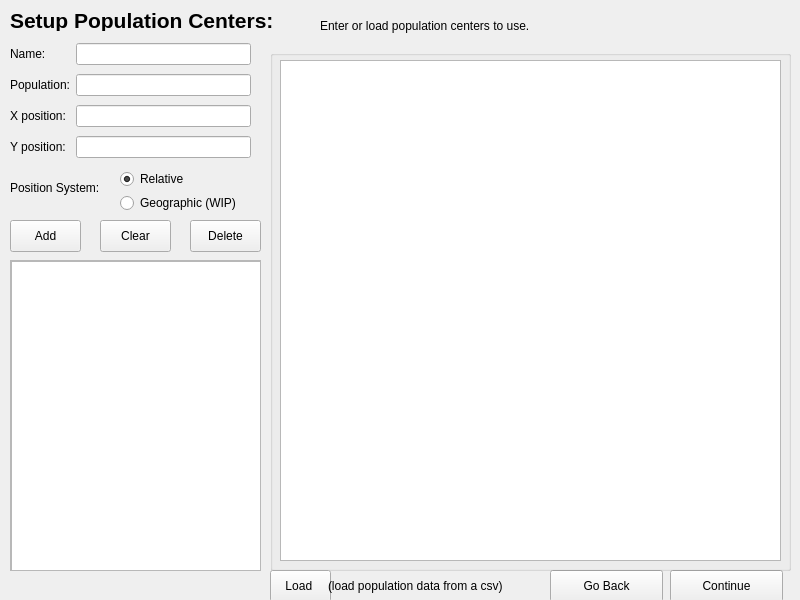
<?xml version="1.0" encoding="UTF-8"?>
<ui version="4.0">
 <class>setupMap</class>
 <widget class="QWidget" name="setupMap">
  <property name="geometry">
   <rect>
    <x>0</x>
    <y>0</y>
    <width>800</width>
    <height>600</height>
   </rect>
  </property>
  <property name="windowTitle">
   <string>Form</string>
  </property>
  <widget class="QPushButton" name="back">
   <property name="geometry">
    <rect>
     <x>550</x>
     <y>570</y>
     <width>113</width>
     <height>32</height>
    </rect>
   </property>
   <property name="text">
    <string>Go Back</string>
   </property>
  </widget>
  <widget class="QPushButton" name="continue_2">
   <property name="geometry">
    <rect>
     <x>670</x>
     <y>570</y>
     <width>113</width>
     <height>32</height>
    </rect>
   </property>
   <property name="text">
    <string>Continue</string>
   </property>
  </widget>
  <widget class="QLabel" name="header">
   <property name="geometry">
    <rect>
     <x>10</x>
     <y>10</y>
     <width>301</width>
     <height>21</height>
    </rect>
   </property>
   <property name="font">
    <font>
     <pointsize>16</pointsize>
     <weight>75</weight>
     <bold>true</bold>
    </font>
   </property>
   <property name="text">
    <string>Setup Population Centers:</string>
   </property>
  </widget>
  <widget class="QGroupBox" name="groupBox">
   <property name="geometry">
    <rect>
     <x>270</x>
     <y>50</y>
     <width>521</width>
     <height>521</height>
    </rect>
   </property>
   <property name="title">
    <string/>
   </property>
   <widget class="QGraphicsView" name="preview">
    <property name="geometry">
     <rect>
      <x>10</x>
      <y>10</y>
      <width>501</width>
      <height>501</height>
     </rect>
    </property>
   </widget>
  </widget>
  <widget class="QScrollArea" name="scrollArea">
   <property name="geometry">
    <rect>
     <x>10</x>
     <y>260</y>
     <width>251</width>
     <height>311</height>
    </rect>
   </property>
   <property name="widgetResizable">
    <bool>true</bool>
   </property>
   <widget class="QWidget" name="scrollAreaWidgetContents">
    <property name="geometry">
     <rect>
      <x>0</x>
      <y>0</y>
      <width>249</width>
      <height>309</height>
     </rect>
    </property>
    <widget class="QTableWidget" name="table">
     <property name="geometry">
      <rect>
       <x>0</x>
       <y>0</y>
       <width>251</width>
       <height>311</height>
      </rect>
     </property>
    </widget>
   </widget>
  </widget>
  <widget class="QPushButton" name="add">
   <property name="geometry">
    <rect>
     <x>10</x>
     <y>220</y>
     <width>71</width>
     <height>32</height>
    </rect>
   </property>
   <property name="text">
    <string>Add</string>
   </property>
  </widget>
  <widget class="QPushButton" name="clear">
   <property name="geometry">
    <rect>
     <x>100</x>
     <y>220</y>
     <width>71</width>
     <height>32</height>
    </rect>
   </property>
   <property name="text">
    <string>Clear</string>
   </property>
  </widget>
  <widget class="QLabel" name="posType">
   <property name="geometry">
    <rect>
     <x>10</x>
     <y>180</y>
     <width>121</width>
     <height>16</height>
    </rect>
   </property>
   <property name="text">
    <string>Position System:</string>
   </property>
  </widget>
  <widget class="QWidget" name="gridLayoutWidget">
   <property name="geometry">
    <rect>
     <x>10</x>
     <y>40</y>
     <width>241</width>
     <height>121</height>
    </rect>
   </property>
   <layout class="QGridLayout" name="gridLayout">
    <item row="3" column="0">
     <widget class="QLabel" name="y_lat">
      <property name="text">
       <string>Y position:</string>
      </property>
     </widget>
    </item>
    <item row="2" column="0">
     <widget class="QLabel" name="x_long">
      <property name="text">
       <string>X position:</string>
      </property>
     </widget>
    </item>
    <item row="1" column="0">
     <widget class="QLabel" name="population">
      <property name="text">
       <string>Population:</string>
      </property>
     </widget>
    </item>
    <item row="0" column="0">
     <widget class="QLabel" name="name">
      <property name="text">
       <string>Name:</string>
      </property>
     </widget>
    </item>
    <item row="1" column="1">
     <widget class="QLineEdit" name="popValue"/>
    </item>
    <item row="0" column="1">
     <widget class="QLineEdit" name="nameValue"/>
    </item>
    <item row="2" column="1">
     <widget class="QLineEdit" name="xlongValue"/>
    </item>
    <item row="3" column="1">
     <widget class="QLineEdit" name="ylatValue"/>
    </item>
   </layout>
  </widget>
  <widget class="QPushButton" name="delete_2">
   <property name="geometry">
    <rect>
     <x>190</x>
     <y>220</y>
     <width>71</width>
     <height>32</height>
    </rect>
   </property>
   <property name="text">
    <string>Delete</string>
   </property>
  </widget>
  <widget class="QWidget" name="verticalLayoutWidget">
   <property name="geometry">
    <rect>
     <x>120</x>
     <y>170</y>
     <width>133</width>
     <height>42</height>
    </rect>
   </property>
   <layout class="QVBoxLayout" name="verticalLayout">
    <item>
     <widget class="QRadioButton" name="relative">
      <property name="text">
       <string>Relative</string>
      </property>
      <property name="checked">
       <bool>true</bool>
      </property>
     </widget>
    </item>
    <item>
     <widget class="QRadioButton" name="geographic">
      <property name="text">
       <string>Geographic (WIP)</string>
      </property>
      <property name="checkable">
       <bool>false</bool>
      </property>
     </widget>
    </item>
   </layout>
  </widget>
  <widget class="QLabel" name="label">
   <property name="geometry">
    <rect>
     <x>320</x>
     <y>10</y>
     <width>251</width>
     <height>31</height>
    </rect>
   </property>
   <property name="text">
    <string>Enter or load population centers to use.</string>
   </property>
  </widget>
  <widget class="QPushButton" name="pushButton">
   <property name="enabled">
    <bool>true</bool>
   </property>
   <property name="geometry">
    <rect>
     <x>270</x>
     <y>570</y>
     <width>61</width>
     <height>32</height>
    </rect>
   </property>
   <property name="text">
    <string>Load </string>
   </property>
  </widget>
  <widget class="QLabel" name="label_2">
   <property name="geometry">
    <rect>
     <x>328</x>
     <y>575</y>
     <width>221</width>
     <height>21</height>
    </rect>
   </property>
   <property name="text">
    <string>(load population data from a csv)</string>
   </property>
  </widget>
 </widget>
 <tabstops>
  <tabstop>nameValue</tabstop>
  <tabstop>popValue</tabstop>
  <tabstop>xlongValue</tabstop>
  <tabstop>ylatValue</tabstop>
  <tabstop>relative</tabstop>
  <tabstop>geographic</tabstop>
  <tabstop>add</tabstop>
  <tabstop>clear</tabstop>
  <tabstop>delete_2</tabstop>
  <tabstop>back</tabstop>
  <tabstop>continue_2</tabstop>
  <tabstop>scrollArea</tabstop>
  <tabstop>preview</tabstop>
  <tabstop>table</tabstop>
 </tabstops>
 <resources/>
 <connections/>
</ui>
